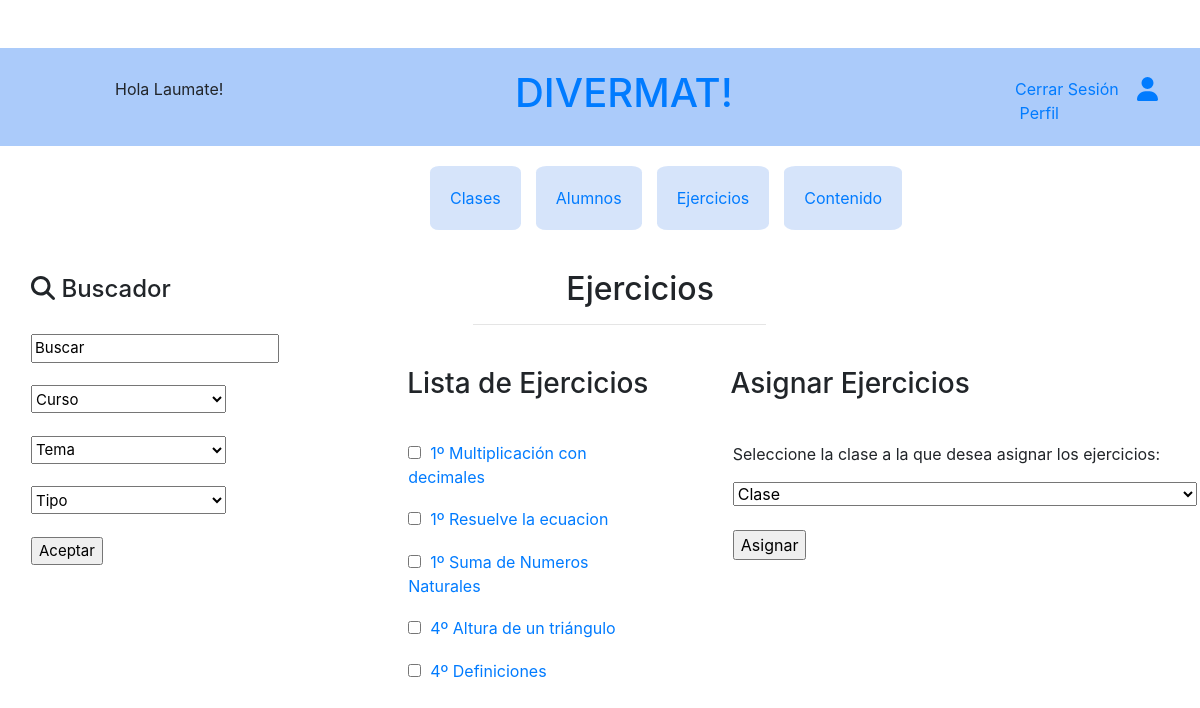
/divermat/ (signed in), run on the app's committed database.
### divermat/models.py (models this page shows, shortened)
class Curso(models.Model):
    curso = models.CharField(max_length=1, default=None)
    class Meta:
        ordering = ('curso', )
    def __str__(self):
        return str(self.curso)

class Ejercicio(models.Model):
    curso = models.ForeignKey(Curso,
                                 on_delete=models.CASCADE,
                                 default=None, null=True)
    tema = models.ForeignKey(Tema,
                                 on_delete=models.CASCADE,
                                 default=None, null=True)
    titulo = models.CharField(max_length=50, default=None)
    tipo = models.IntegerField(default=None,null=True) # Tipo 1 es test, tipo 2 respuesta corta, tipo 3 problemas pero ese todavía no lo implemento
    enunciado = models.CharField(max_length=1000, default = None)
    nsoluciones = models.IntegerField(default=None,null=True) #Numero de soluciones correctas
    soluciones = models.CharField(max_length=1000, default = None) #Cada solucion divididad por ; incluye la solucion correcta y las erroneas en caso de Test
    solucion_correcta = models.CharField(max_length=1024, default = None)
    foto = models.FileField(upload_to='media/fotos/%y',blank=True,null=False)
    class Meta:
        ordering = ('curso',  'titulo', )

### divermat/views.py (the view, shortened to what this page needs)
def index(request):
    content = {}
    content['registro'] = False
    content['Tipo'] = 'Ejercicios'
    content['alumno'] = False
    content['ejercicios'] = True
    todos_ejs = Ejercicio.objects.all()
    temas = []
    for tema in Tema.objects.all():
        temas.append(tema.titulo)
    content['temas'] = temas
    if request.user.is_authenticated:
        content['usuario'] = request.user.username
        try:
            alumno = Alumno.objects.get(username=request.user)
            content['alumno'] = True
            content['clase'] = alumno.clase
            content['profesor'] = False
            todos_ejs = Ejercicio.objects.filter(curso=alumno.curso)
            temas = []
            for tema in Tema.objects.filter(curso=alumno.curso):
                temas.append(tema.titulo)
            content['temas'] = temas
            if request.method == 'POST':
                form = NuevoSetEjercicios(request.POST)
                if form.is_valid():
                    tema = form.cleaned_data['tema']
                    request.method = 'GET'
                    return setEjercicios(request,tema.id)
                else:
                    content['error'] = "Error en el formulario"
            else:
                content['form'] = NuevoSetEjercicios(curso=alumno.curso)
        except Alumno.DoesNotExist:
            try:
                profesor = Profesor.objects.get(username=request.user)
                content['profesor'] = True
                clases = Clase.objects.filter(profesor=profesor)
                content['clases'] = clases
                lista = request.POST.getlist("Ejercicios")
                clase_sel = request.POST.get("Clase",'')
                clase = None
                for c in clases:
                    if str(c) == clase_sel:
                        clase = c
                        break
                content['Contenido'] = getFilteredContent(todos_ejs,request)
                return render(request,'divermat/ejerciciosprof.html', context=content)
            except Profesor.DoesNotExist:
                profesor = None
    content['Contenido'] = getFilteredContent(todos_ejs,request)
    return render(request,'divermat/inicio.html', context=content,)

### divermat/models.py (called while the page is built)
    def __str__(self):
        return str(self.curso) + "º ESO " + self.nombre + " " + str(self.ano_academico) + " " + self.centro

### divermat/views.py (called while the page is built, shortened)
def getFilteredContent(todos_elem,request):
    contenido = []
    contenFinal = []
    for elem in todos_elem:
        conten = {}
        conten['id'] = elem.id
        conten['curso'] = elem.curso
        conten['titulo'] = elem.titulo
        contenido.append(conten)
        contenFinal = contenido
    busqueda = request.GET.get('buscar', '')
    curso = request.GET.get('curso', '')
    tema = request.GET.get('tema', '')
    tipo = request.GET.get('tipo', '')
    elem_filtrados = []
    return contenFinal

### templates/divermat/ejerciciosprof.html (shortened to what this page needs)
{% extends "divermat/base.html" %}
{% block body_block %}
<div class="container-fluid">
    <div class="row">
        <div class="col">
            <div class="row">
                <div class="col-xs-4 col-md-4 col-lg-4 offset-md-3">
                    <h2>&nbsp;&nbsp;&nbsp;&nbsp;&nbsp;&nbsp;&nbsp;&nbsp;&nbsp;&nbsp;&nbsp;{{Tipo}}</h2><hr/>
                </div>
            </div>
            <form id="AsignarEjercicio" action="index" method="POST">{% csrf_token %}
                <div class="row">
                    <div class="col-xs-4 col-md-4 col-lg-4 offset-md-2">
                        <table>
                            <thead>
                                <tr>
                                    <th>
                                        <h3>Lista&nbsp;de&nbsp;Ejercicios</h3>
                                    </th>
                                </tr>
                            </thead>
                        </table>
                        <div class="table-wrapper-scroll-y my-custom-scrollbar" style="height: 270px!important;">
                            <table>
                                {% for conten in Contenido %}
                                <tr>
                                    <td>
                                        <input type="checkbox" name="Ejercicios" value={{conten.id}}><a href="{% url 'ejercicio' conten.id %}">&nbsp;&nbsp;{{conten.curso}}º&nbsp;{{conten.titulo}}</a></input><br>
                                    </td>
                                </tr>
                                {%endfor%}
                            </table>
                        </div>
                    </div>
                    <div class="col-xs-4 col-md-4 col-lg-4">
                        <table>
                            <thead>
                                <tr>
                                    <th>
                                        <h3>Asignar&nbsp;Ejercicios</h3>
                                    </th>
                                </tr>
                            </thead>
                        </table>
                        <table>
                            <tr>
                                <td>
                                    <div>
                                        <p>
                                            Seleccione la clase a la que desea asignar los ejercicios:<br>
                                        </p>
                                        <select name="Clase">
                                            <option selected>Clase</option>
                                        </select></br></br>
                                        <input type="submit" value="Asignar">
                                    </div>
                                </td>
                            </tr>
                        </table>
                    </div>
                </div>
            </form>
        </div>
    </div>
</div>
{% endblock %}
{% block menu_lateral_block%}
 <div class="lateral">
    <div class ="flex-container">
        <div class="medio">
            <h4><i class="fa-solid fa-magnifying-glass"></i>&nbsp;Buscador</h4><br>
            <form action="index" method="GET">
                <div>
                    <input type="text" onfocus="this.value=''" name="buscar" value="Buscar"></br></br>
                    <select name="curso" style="width:195px; height:28px;">
                        <option selected>Curso</option>
                    </select></br></br>
                </div>
                <div>
                    <select name="tema" style="width:195px; height:28px;">
                        <option selected>Tema</option>
                    </select></br></br>
                </div>
                <div>
                    <select name="tipo" style="width:195px; height:28px;">
                        <option selected>Tipo</option>
                    </select><br><br>
                </div>
                <input type="submit" value="Aceptar"></input>
            </form>
        </div>
    </div>
</div>
{% endblock %}

### templates/divermat/base.html (shortened to what this page needs)
<!DOCTYPE html>
{% load static %}
<html>
    <head>
        <link rel="stylesheet" type="text/css" href="{% static 'estilo.css' %}" />
        <link rel="stylesheet" href="https://cdn.jsdelivr.net/npm/bootstrap@4.1.3/dist/css/bootstrap.min.css">
    </head>
    <body class="container-fluid">
        <div class="row" style="background: rgb(171, 203, 250);">
            <div class="col-xs-2 col-md-2 col-lg-2 offset-md-1" style="background: rgb(171, 203, 250);">
                <br>
                {% if user.is_authenticated %}
                    <p>
                        Hola {{user.get_username}}!
                    </p>
                {%else%}
                   <p>Bienvenido!</p>
                {%endif%}
            </div>
            <div class="col-xs-3 col-md-3 col-lg-3 align-self-center offset-md-2 " style="background: rgb(171, 203, 250);">
                <h1><a href="{% url 'index' %}">DIVERMAT!</a></h1>
            </div>
            {% if user.is_authenticated %}
                <div class="col-xs-2 col-md-2 col-lg-2 offset-md-2" style="background: rgb(171, 203, 250);">
                    <br>
                    <p>
                        <a href="{% url 'cerrar_sesion' %}">Cerrar Sesión</a>&nbsp;&nbsp;
                        <a href="{% url 'perfil' %}">&nbsp;<i class="fa-solid fa-user fa-xl"></i>&nbsp;Perfil</a>
                    </p>
                </div>
            {% endif %}
        </div>
        <div class="row">
            <div class="col-xs-4 col-sm-4 col-lg-4"></div>
            <div class="col-xs-6 col-sm-6 col-lg-6">
                {% if registro is False%}
                    <div class="menu">
                        <table >
                            {% if profesor is True %}
                                <td>
                                    <a href="{% url 'clases' %}">Clases</a>
                                </td>
                                <td>
                                    <a href="{% url 'alumnos' %}">Alumnos</a>
                                </td>
                                <td>
                                    <a href="{% url 'index' %}">Ejercicios</a>
                                </td>
                                <td>
                                    <a href="{% url 'contenido' %}">Contenido</a>
                                </td>
                            {%endif%}
                        </table>
                    </div>
                {% endif %}
            </div>
            <div class="col-xs-4 col-sm-4 col-lg-4"></div>
        </div>
        <div class="row">
            <div class="col-xs-2 col-sm-2 col-lg-2">
                {% block menu_lateral_block %}
                {% endblock %}
            </div>
            <div class="col-xs-10 col-sm-10 col-lg-10">
                {% block body_block %}
                {% endblock %}
            </div>
        </div>
    </body>
</html>

### divermat/static/estilo.css (style rules this page uses)
.my-custom-scrollbar { position: relative !important; height: 400px !important; overflow: auto !important; }
.table-wrapper-scroll-y { display: block !important; }
thead tr th { position: sticky; top: 0; z-index: 10; background-color: #ffffff; }
* { box-sizing: border-box; }
[class*="col-"] { float: left; padding: 5px; }
.lateral { width: 270px !important; height: 350px !important; font-size: 15px !important; border-radius: 10%; }
.menu { text-align:center !important; }
.menu table td { background: rgb(214, 228, 250) !important; border-radius: 10% !important; border-collapse: unset !important; margin: 10px; padding:20px; width:90px; text-align:center; }
table { border-collapse:unset !important; }
table { table-layout: fixed!important; }
table tr th { width:fit-content !important; }
body { background-color:rgb(255, 255, 255) !important; }
h1 { font-family:"Comic Sans",serif; font-size: 40px; }
.flex-container { display: flex; flex-flow: row wrap; justify-content: space-around; align-items: baseline; margin: auto; }
html, body { height: 100%; margin-top: 4%; }
.medio { margin-top: 10px; margin-left: 10px; }
th { cursor: pointer; }
table { border: none; border-spacing:15px; text-align: left; }
th { padding: 0.2%; text-align: left; }
td { padding: 0.6%; border-spacing: 15px; text-align: left; }
tr { padding: 1%; text-align: left; }

### data on the page
Curso: curso "1", titulo "Multiplicación con decimales", titulo "Resuelve la ecuacion", titulo "Suma de Numeros Naturales"
Curso: curso "4", titulo "Altura de un triángulo", titulo "Definiciones"

### other printed values
{{ user.get_username }} "Laumate"
{{ Tipo }} "Ejercicios"
